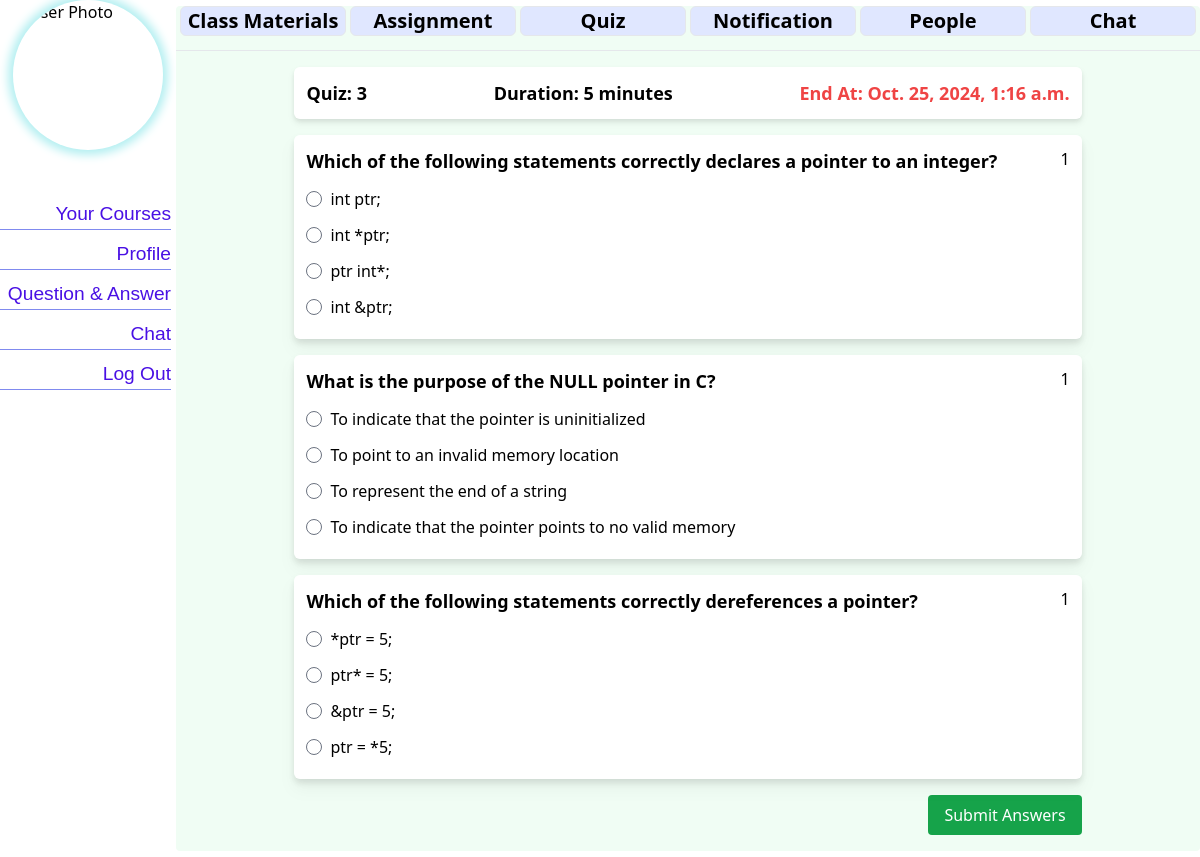
The page /course/3/take_quiz/ on the database its author committed.
### courses/models.py (models this page shows, shortened)
class CourseQuiz(models.Model):
    course = models.ForeignKey(Course, on_delete=models.CASCADE, related_name='quizzes')
    title = models.CharField(max_length=30)
    quiz_number=models.PositiveSmallIntegerField(default=0)
    total_marks = models.IntegerField()
    duration = models.PositiveIntegerField(blank=False)
    start_time = models.DateTimeField(blank=False)  # Field for the start time
    end_time = models.DateTimeField(blank=False)    # Field for the end time
    publish_status=models.BooleanField(default=False)

class QuizAnswer(models.Model):
    quiz = models.ForeignKey(CourseQuiz, on_delete=models.CASCADE, related_name='answers')
    question_text = models.CharField(max_length=500)  # Added question text
    option_1 = models.CharField(max_length=200)
    option_2 = models.CharField(max_length=200)
    option_3 = models.CharField(max_length=200)
    option_4 = models.CharField(max_length=200)
    correct_answer = models.IntegerField()  # Store the index of the correct option (1-4)
    question_mark=models.PositiveIntegerField(default=1)

### courses/views.py (the view)
# urls.py: path('take_quiz/',views.take_quiz,name="take_quiz"),
def take_quiz(request,pk):
    quiz=get_object_or_404(CourseQuiz,pk=pk)
    course=quiz.course
    quiz_question=QuizAnswer.objects.filter(quiz=quiz)
    context={
        'quiz':quiz,
        'course':course,
        'question':quiz_question
    }
    return render(request,'course/take_quiz.html',context=context)

### e_Learning_Application/context_processors.py (called while the page is built, shortened)
def profile_context(request):
    context = {
        'profile': None,
        'is_student': False,
        'is_teacher': False,
        'base_template': "default.html"  # Default template if unauthenticated or no profile
    }
    return context

### templates/course/take_quiz.html (shortened to what this page needs)
{% extends 'course/courseDetails.html' %}
{% load static %}
{% block course_content %}
<div class="container w-4/5 mx-auto p-4 ">
  <div class="mb-4 bg-white p-3 justify-between drop-shadow-md rounded-md text-lg flex  flex-row font-semibold">
    <div>Quiz: {{quiz.quiz_number}}</div>
    <div>Duration: {{quiz.duration}} minutes</div>
    <div class="text-red-500">End At: {{quiz.end_time}} </div>
  </div>
  <form method="POST" action="{%url 'courses:quiz_result' pk=quiz.pk%}">
    {% for q in question %}
    <div class="mb-4 bg-white p-3 drop-shadow-lg rounded-md">
      <div class="flex flex-row justify-between">
        <div class=" font-semibold text-lg mb-2">{{ q.question_text }}
        </div>
        <div class="">
           {{q.question_mark}}
        </div>
      </div>
      <div class="flex flex-col">
        <label class="flex items-center mb-1">
          <input type="radio" name="question_{{ q.id }}" value="1" class="form-radio text-blue-600" required>
          <span class="ml-2 my-1">{{ q.option_1 }}</span>
        </label>
        <label class="flex items-center mb-1">
          <input type="radio" name="question_{{ q.id }}" value="2" class="form-radio text-blue-600">
          <span class="ml-2 my-1">{{ q.option_2 }}</span>
        </label>
        <label class="flex items-center mb-1">
          <input type="radio" name="question_{{ q.id }}" value="3" class="form-radio text-blue-600">
          <span class="ml-2 my-1">{{ q.option_3 }}</span>
        </label>
        <label class="flex items-center mb-1">
          <input type="radio" name="question_{{ q.id }}" value="4" class="form-radio text-blue-600">
          <span class="ml-2 my-1">{{ q.option_4 }}</span>
        </label>
      </div>
    </div>
    {% endfor %}
    <div class="mt-4 text-end">
      <button type="submit" class="bg-green-600 text-white font-medium  py-2 px-4 rounded hover:bg-blue-700">Submit Answers</button>
    </div>
  </form>
</div>
{% endblock %}

### static/css/stdbase.css (style rules this page uses)
body { display: flex; flex-direction: row; justify-content: flex-start; margin: 0; border-radius: 5px; }

### rows shown on the page
CourseQuiz: quiz_number "3", duration "5", end_time "Oct. 25, 2024, 1:16 a.m."
QuizAnswer: question_text "Which of the following statements correctly declares a pointer to an integer?", question_mark "1", option_1 "int ptr;", option_2 "int *ptr;", option_3 "ptr int*;", option_4 "int &ptr;"
QuizAnswer: question_text "What is the purpose of the NULL pointer in C?", question_mark "1", option_1 "To indicate that the pointer is uninitialized", option_2 "To point to an invalid memory location", option_3 "To represent the end of a string", option_4 "To indicate that the pointer points to no valid memory"
QuizAnswer: question_text "Which of the following statements correctly dereferences a pointer?", question_mark "1", option_1 "*ptr = 5;", option_2 "ptr* = 5;", option_3 "&ptr = 5;", option_4 "ptr = *5;"
